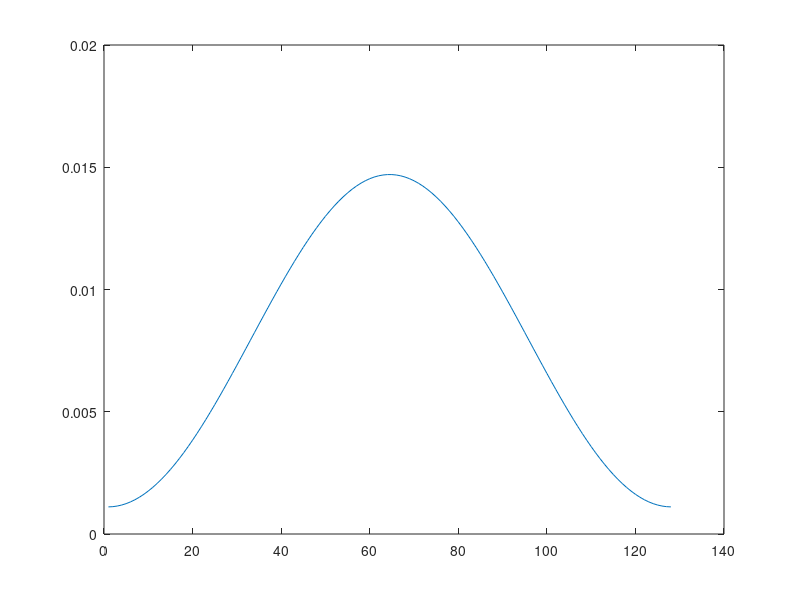

Write the MATLAB code that produced this figure.
fc=1e6
fs=125e6
 wfir=fc/fs/2
b=fir1(127,wfir);
plot(b)
fd = fopen("myfird.dat","w");
fprintf(fd,"%f\n",b);
fclose(fd);

fd = fopen("myfir.dat","w");
fprintf(fd,"%d\n",round(b*2^16));
fclose(fd)

